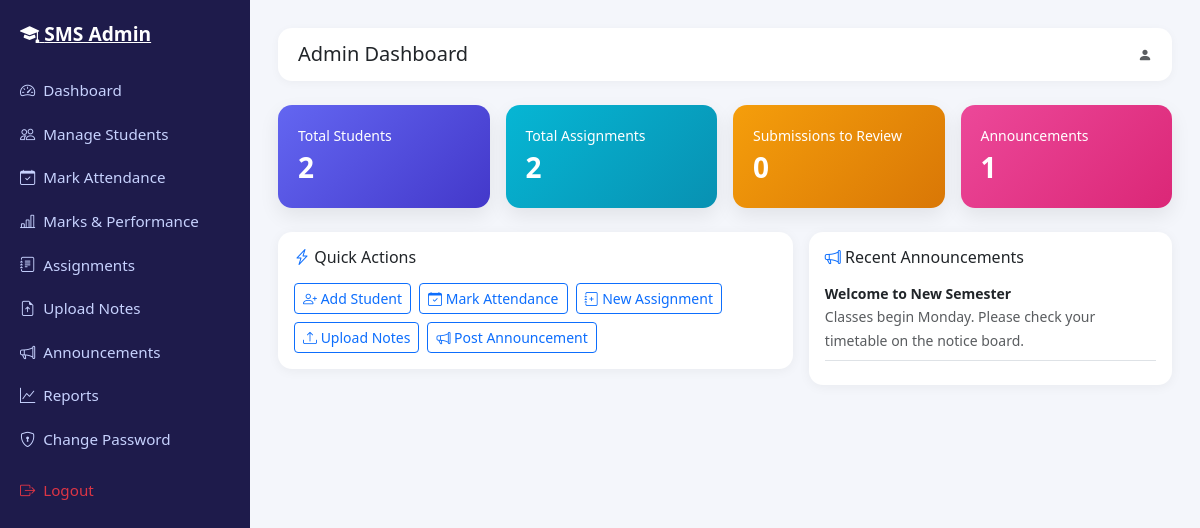
The page /views/admin/dashboard.php on the database its author committed.
### tables this page shows
CREATE TABLE announcements (
    id          INT UNSIGNED AUTO_INCREMENT PRIMARY KEY,
    title       VARCHAR(150) NOT NULL,
    message     TEXT NOT NULL,
    created_by  INT UNSIGNED NOT NULL,
    created_at  TIMESTAMP NOT NULL DEFAULT CURRENT_TIMESTAMP,
    CONSTRAINT fk_announce_admin FOREIGN KEY (created_by) REFERENCES users(id) ON DELETE CASCADE
);

### core/Database.php (called while the page is built, shortened)
<?php
class Database
{
    private static ?PDO $instance = null;
    public static function getConnection(): PDO
    {
        if (self::$instance === null) {
            $dsn = 'mysql:host=' . DB_HOST . ';dbname=' . DB_NAME . ';charset=' . DB_CHARSET;
            $options = [
                PDO::ATTR_ERRMODE            => PDO::ERRMODE_EXCEPTION,
                PDO::ATTR_DEFAULT_FETCH_MODE => PDO::FETCH_ASSOC,
                PDO::ATTR_EMULATE_PREPARES   => false,
            ];
            try {
                self::$instance = new PDO($dsn, DB_USER, DB_PASS, $options);
            } catch (PDOException $e) {
                die('Database connection failed: ' . htmlspecialchars($e->getMessage()));
            }
        }
        return self::$instance;
    }
}

### models/Student.php (called while the page is built, shortened)
<?php
class Student
{
    private PDO $db;
    public function __construct()
    {
        $this->db = Database::getConnection();
    }
    public function countAll(): int
    {
        return (int)$this->db->query('SELECT COUNT(*) c FROM students')->fetch()['c'];
    }
}

### models/Assignment.php (called while the page is built, shortened)
<?php
class Assignment
{
    private PDO $db;
    public function __construct()
    {
        $this->db = Database::getConnection();
    }
    public function getAll(): array
    {
        $stmt = $this->db->query(
            'SELECT a.*, u.name AS teacher_name FROM assignments a
             JOIN users u ON u.id = a.uploaded_by ORDER BY a.due_date DESC'
        );
        return $stmt->fetchAll();
    }
}

### models/Announcement.php (called while the page is built, shortened)
<?php
class Announcement
{
    private PDO $db;
    public function __construct()
    {
        $this->db = Database::getConnection();
    }
    public function getAll(int $limit = 50): array
    {
        $stmt = $this->db->prepare(
            'SELECT a.*, u.name AS author FROM announcements a
             JOIN users u ON u.id = a.created_by ORDER BY a.created_at DESC LIMIT :lim'
        );
        $stmt->bindValue('lim', $limit, PDO::PARAM_INT);
        $stmt->execute();
        return $stmt->fetchAll();
    }
}

### views/admin/dashboard.php (the view, shortened to what this page needs)
<?php
require ROOT_PATH . '/views/layouts/header.php';
$studentModel = new Student();
$assignmentModel = new Assignment();
$announcementModel = new Announcement();
$db = Database::getConnection();
$totalStudents = $studentModel->countAll();
$totalAssignments = count($assignmentModel->getAll());
$pendingReview = $db->query(
    "SELECT COUNT(*) c FROM assignment_submissions WHERE status = 'Completed'"
)->fetch()['c'];
$recentAnnouncements = array_slice($announcementModel->getAll(), 0, 5);
?>
<div class="d-flex">
  <?php require ROOT_PATH . '/views/layouts/sidebar_admin.php'; ?>
  <div class="app-content flex-grow-1">
    <?php require ROOT_PATH . '/views/layouts/topbar.php'; ?>
    <div class="row g-3 mb-4">
      <div class="col-md-3 col-sm-6">
        <div class="stat-card bg-purple"><div class="small">Total Students</div><div class="fs-3 fw-bold"><?= $totalStudents ?></div></div>
      </div>
      <div class="col-md-3 col-sm-6">
        <div class="stat-card bg-teal"><div class="small">Total Assignments</div><div class="fs-3 fw-bold"><?= $totalAssignments ?></div></div>
      </div>
      <div class="col-md-3 col-sm-6">
        <div class="stat-card bg-orange"><div class="small">Submissions to Review</div><div class="fs-3 fw-bold"><?= $pendingReview ?></div></div>
      </div>
      <div class="col-md-3 col-sm-6">
        <div class="stat-card bg-pink"><div class="small">Announcements</div><div class="fs-3 fw-bold"><?= count($announcementModel->getAll()) ?></div></div>
      </div>
    </div>
    <div class="row g-3">
      <div class="col-lg-7">
        <div class="card p-3">
          <h6 class="mb-3"><i class="bi bi-lightning-charge text-primary"></i> Quick Actions</h6>
          <div class="d-flex flex-wrap gap-2">
            <a href="<?= BASE_URL ?>index.php?page=admin_manage_students" class="btn btn-outline-primary btn-sm"><i class="bi bi-person-plus"></i> Add Student</a>
            <a href="<?= BASE_URL ?>index.php?page=admin_attendance" class="btn btn-outline-primary btn-sm"><i class="bi bi-calendar-check"></i> Mark Attendance</a>
            <a href="<?= BASE_URL ?>index.php?page=admin_assignments" class="btn btn-outline-primary btn-sm"><i class="bi bi-journal-plus"></i> New Assignment</a>
            <a href="<?= BASE_URL ?>index.php?page=admin_notes" class="btn btn-outline-primary btn-sm"><i class="bi bi-upload"></i> Upload Notes</a>
            <a href="<?= BASE_URL ?>index.php?page=admin_announcements" class="btn btn-outline-primary btn-sm"><i class="bi bi-megaphone"></i> Post Announcement</a>
          </div>
        </div>
      </div>
      <div class="col-lg-5">
        <div class="card p-3">
          <h6 class="mb-3"><i class="bi bi-megaphone text-primary"></i> Recent Announcements</h6>
          <?php if (empty($recentAnnouncements)): ?>
            <p class="text-muted mb-0">No announcements yet.</p>
          <?php else: foreach ($recentAnnouncements as $a): ?>
            <div class="mb-2 pb-2 border-bottom">
              <strong class="d-block small"><?= htmlspecialchars($a['title']) ?></strong>
              <span class="text-muted small"><?= htmlspecialchars(mb_strimwidth($a['message'], 0, 80, '...')) ?></span>
            </div>
          <?php endforeach; endif; ?>
        </div>
      </div>
    </div>
  </div>
</div>
<?php require ROOT_PATH . '/views/layouts/footer.php'; ?>

### assets/css/style.css (style rules this page uses)
:root { --sms-primary: #4f46e5; --sms-primary-dark: #4338ca; --sms-accent: #06b6d4; --sms-bg: #f4f6fb; --sms-sidebar-bg: #1e1b4b; --sms-sidebar-hover: #312e81; --sms-radius: 14px; }
body { background-color: var(--sms-bg); font-family: 'Segoe UI', Roboto, Arial, sans-serif; }
.app-content { margin-left: 250px; padding: 1.75rem; min-height: 100vh; }
.stat-card { border: none; border-radius: var(--sms-radius); color: #fff; padding: 1.25rem; box-shadow: 0 8px 20px rgba(0, 0, 0, 0.08); }
.stat-card.bg-purple { background: linear-gradient(135deg, #6366f1, #4338ca); }
.stat-card.bg-teal { background: linear-gradient(135deg, #06b6d4, #0891b2); }
.stat-card.bg-orange { background: linear-gradient(135deg, #f59e0b, #d97706); }
.stat-card.bg-pink { background: linear-gradient(135deg, #ec4899, #db2777); }
.card { border: none; border-radius: var(--sms-radius); box-shadow: 0 2px 12px rgba(0, 0, 0, 0.05); }

### rows shown on the page
announcements: title "Welcome to New Semester", message "Classes begin Monday. Please check your timetable on the notice board."

### other values the page prints
$label "Dashboard"
$label "Manage Students"
$label "Mark Attendance"
$label "Marks & Performance"
$label "Assignments"
$label "Upload Notes"
$label "Announcements"
$label "Reports"
$label "Change Password"
$pageTitle "Admin Dashboard"
$totalStudents "2"
$totalAssignments "2"
$pendingReview "0"
count($announcementModel->getAll()) "1"
